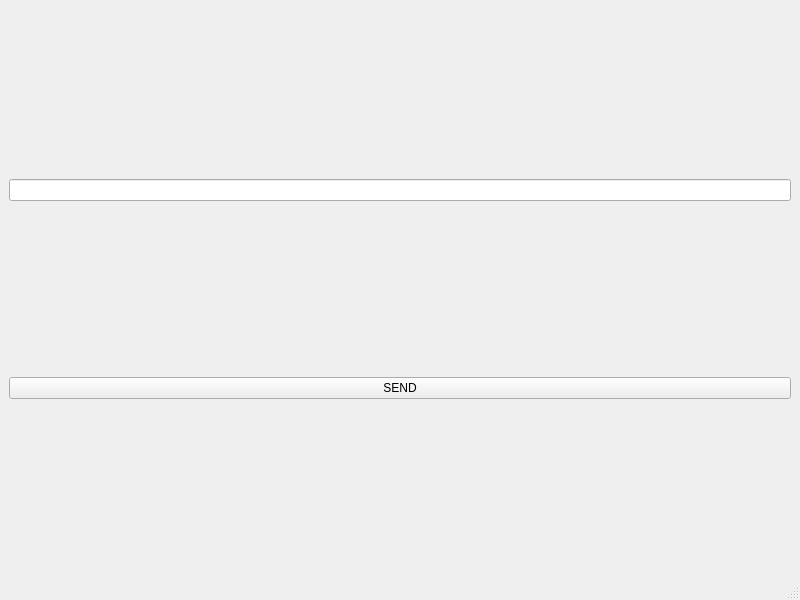
<?xml version="1.0" encoding="UTF-8"?>
<ui version="4.0">
 <class>client</class>
 <widget class="QMainWindow" name="client">
  <property name="geometry">
   <rect>
    <x>0</x>
    <y>0</y>
    <width>800</width>
    <height>600</height>
   </rect>
  </property>
  <property name="windowTitle">
   <string>client</string>
  </property>
  <widget class="QWidget" name="centralwidget">
   <layout class="QVBoxLayout" name="verticalLayout">
    <item>
     <widget class="QLineEdit" name="messagelineEdit"/>
    </item>
    <item>
     <widget class="QPushButton" name="sendButton">
      <property name="text">
       <string>SEND</string>
      </property>
     </widget>
    </item>
   </layout>
  </widget>
  <widget class="QMenuBar" name="menubar">
   <property name="geometry">
    <rect>
     <x>0</x>
     <y>0</y>
     <width>800</width>
     <height>22</height>
    </rect>
   </property>
  </widget>
  <widget class="QStatusBar" name="statusbar"/>
 </widget>
 <resources/>
 <connections/>
</ui>
